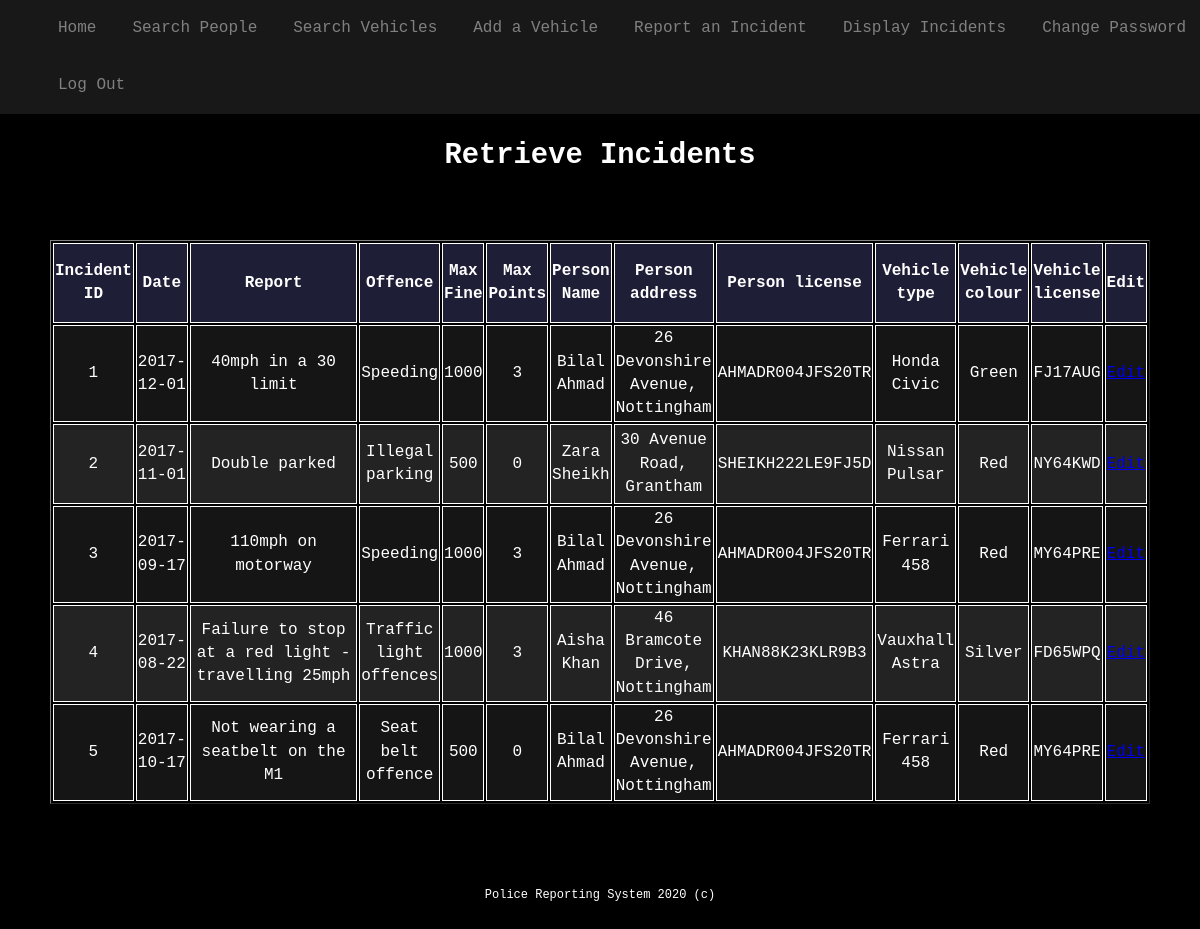
Screenshot of /retrieveIncidents.php (signed in) with the database file from the repository.
### tables this page shows
CREATE TABLE Incident (
  Incident_ID int(11) NOT NULL,
  Vehicle_ID int(11) DEFAULT NULL,
  People_ID int(11) DEFAULT NULL,
  Incident_Date date NOT NULL,
  Incident_Report varchar(500) NOT NULL,
  Offence_ID int(11) DEFAULT NULL
);

CREATE TABLE Offence (
  Offence_ID int(11) NOT NULL,
  Offence_description varchar(50) NOT NULL,
  Offence_maxFine int(11) NOT NULL,
  Offence_maxPoints int(11) NOT NULL
);

CREATE TABLE People (
  People_ID int(11) NOT NULL,
  People_name varchar(50) NOT NULL,
  People_address varchar(50) DEFAULT NULL,
  People_licence varchar(16) DEFAULT NULL
);

CREATE TABLE Vehicle (
  Vehicle_ID int(11) NOT NULL,
  Vehicle_type varchar(20) NOT NULL,
  Vehicle_colour varchar(20) NOT NULL,
  Vehicle_licence varchar(7) DEFAULT NULL
);

### src/retrieveIncidents.php (the view, shortened to what this page needs)
<?php
	include_once('header.php');
?>
<section class="main-content">
		<h2>Retrieve Incidents</h2>
	</section>
	<br>
<?php
	$db = new PDO('mysql:host=localhost;dbname=officer', "root", "");
	$query = "SELECT I.Incident_ID, I.Incident_Date, I.Incident_Report,
			O.Offence_description, O.Offence_maxFine, O.Offence_maxPoints,
			P.People_name, P.People_address, P.People_licence,
			V.Vehicle_type, V.Vehicle_colour, V.Vehicle_licence
			FROM Incident I JOIN People P
			ON I.People_ID = P.People_ID
			JOIN Vehicle V
			ON I.Vehicle_ID = V.Vehicle_ID
			JOIN Offence O
			ON I.Offence_ID = O.Offence_ID";
	$stmt = $db->query($query);
	if (empty($stmt) || $stmt->rowCount() == 0) {
		echo("No incident is found in the system.");
	} else {
?>
	<table border="1">
		<tr>
			<th>Incident ID</th>
			<th>Date</th>
			<th>Report</th>
			<th>Offence</th>
			<th>Max Fine</th>
			<th>Max Points</th>
			<th>Person Name</th>
			<th>Person address</th>
			<th>Person license</th>
			<th>Vehicle type</th>
			<th>Vehicle colour</th>
			<th>Vehicle license</th>
			<th>Edit</th>
		</tr>
<?php
		while ($row = $stmt->fetch(PDO::FETCH_ASSOC)) {
?>
		<tr>
			<td><?=$row['Incident_ID']?></td>
			<td><?=$row['Incident_Date']?></td>
			<td><?=$row['Incident_Report']?></td>
			<td><?=$row['Offence_description']?></td>
			<td><?=$row['Offence_maxFine']?></td>
			<td><?=$row['Offence_maxPoints']?></td>
			<td><?=$row['People_name']?></td>
			<td><?=$row['People_address']?></td>
			<td><?=$row['People_licence']?></td>
			<td><?=$row['Vehicle_type']?></td>
			<td><?=$row['Vehicle_colour']?></td>
			<td><?=$row['Vehicle_licence']?></td>
			<td><a href="editIncident.php?incidentId=<?=$row['Incident_ID']?>">Edit</a></td>
		</tr>
<?php
		}
	}
?>
	</table>
<?php
	include_once('footer.php');
?>

### src/header.php (shortened to what this page needs)
<!DOCTYPE html>
<html lang="en">
	<head>
		<link rel="stylesheet" href="style.css">
	</head>
	<body>
		<header>
		<?php
			include_once('menu.php');
		?>
		</header>

### src/menu.php
<ul class="navbar">
	<li><a href="index.php">Home</a></li>
<?php
	if (!empty($_SESSION['officer'])) {
?>
		<li><a href="lookupPeople.php">Search People</a></li>
		<li><a href="lookupVehicle.php">Search Vehicles</a></li>
		<li><a href="addVehicle.php">Add a Vehicle</a></li>
		<li><a href="report.php">Report an Incident</a></li>
		<li><a href="retrieveIncidents.php">Display Incidents</a></li>
		<li><a href="changePassword.php">Change Password</a></li>
<?php
	}
	else {
?>
		<li><a href="loginOfficer.php">Log In</a></li>
<?php
	}
?>
	<li><a href="logOut.php">Log Out</a></li>
</ul>

### src/footer.php
	<div class="footer">
		Police Reporting System 2020 (c)
	</div>
	</body>
</html>

### src/style.css (style rules this page uses)
body { margin:0; background-color: black; color: white; font-family: "Lucida Console", Monaco, monospace; line-height: 1.45em; }
table { width: 1100px; margin: 0 auto; margin-bottom: 20px; text-align: center; }
th, td { border: 1px solid; }
th { background-color: rgb(30, 30, 55); }
td:nth-child(1) { width: 70px; }
td:nth-child(3) { width: 300px; }
tr:nth-child(even) { background-color: rgb(21, 21, 21); }
tr:nth-child(odd) { background-color: rgb(35, 35, 35); }
tr { height: 80px; }
.navbar { position: fixed; left: 0; top: 0; z-index: 1; margin:0; width: 100%; height: auto; background-color: rgb(24,24,24); box-shadow: 0px 2px 3px rgba(0,0,0,.4); list-style: none; }
.navbar li { float:left; padding: 17px 18px; display: inline-block; text-align: center; }
.navbar a { color: grey; text-decoration: none; }
.main-content { margin-top: 12%; margin-bottom: 4%; margin-left: 10%; margin-right: 10%; text-align: left; font-size: 1.20em; }
.main-content h2 { margin-bottom: 50px; text-align: center; }
.footer { margin-top: 80px; margin-bottom: 120px; text-align: center; font-size: 9pt; }

### rows the page displays
incident: Incident_ID "1", Incident_Date "2017-12-01", Incident_Report "40mph in a 30 limit", Offence_ID.Offence_description "Speeding", Offence_ID.Offence_maxFine "1000", Offence_ID.Offence_maxPoints "3", People_ID.People_name "Bilal Ahmad", People_ID.People_address "26 Devonshire Avenue, Nottingham", People_ID.People_licence "AHMADR004JFS20TR", Vehicle_ID.Vehicle_type "Honda Civic", Vehicle_ID.Vehicle_colour "Green", Vehicle_ID.Vehicle_licence "FJ17AUG"
incident: Incident_ID "2", Incident_Date "2017-11-01", Incident_Report "Double parked", Offence_ID.Offence_description "Illegal parking", Offence_ID.Offence_maxFine "500", Offence_ID.Offence_maxPoints "0", People_ID.People_name "Zara Sheikh", People_ID.People_address "30 Avenue Road, Grantham", People_ID.People_licence "SHEIKH222LE9FJ5D", Vehicle_ID.Vehicle_type "Nissan Pulsar", Vehicle_ID.Vehicle_colour "Red", Vehicle_ID.Vehicle_licence "NY64KWD"
incident: Incident_ID "3", Incident_Date "2017-09-17", Incident_Report "110mph on motorway", Offence_ID.Offence_description "Speeding", Offence_ID.Offence_maxFine "1000", Offence_ID.Offence_maxPoints "3", People_ID.People_name "Bilal Ahmad", People_ID.People_address "26 Devonshire Avenue, Nottingham", People_ID.People_licence "AHMADR004JFS20TR", Vehicle_ID.Vehicle_type "Ferrari 458", Vehicle_ID.Vehicle_colour "Red", Vehicle_ID.Vehicle_licence "MY64PRE"
incident: Incident_ID "4", Incident_Date "2017-08-22", Incident_Report "Failure to stop at a red light - travelling 25mph", Offence_ID.Offence_description "Traffic light offences", Offence_ID.Offence_maxFine "1000", Offence_ID.Offence_maxPoints "3", People_ID.People_name "Aisha Khan", People_ID.People_address "46 Bramcote Drive, Nottingham", People_ID.People_licence "KHAN88K23KLR9B3", Vehicle_ID.Vehicle_type "Vauxhall Astra", Vehicle_ID.Vehicle_colour "Silver", Vehicle_ID.Vehicle_licence "FD65WPQ"
incident: Incident_ID "5", Incident_Date "2017-10-17", Incident_Report "Not wearing a seatbelt on the M1", Offence_ID.Offence_description "Seat belt offence", Offence_ID.Offence_maxFine "500", Offence_ID.Offence_maxPoints "0", People_ID.People_name "Bilal Ahmad", People_ID.People_address "26 Devonshire Avenue, Nottingham", People_ID.People_licence "AHMADR004JFS20TR", Vehicle_ID.Vehicle_type "Ferrari 458", Vehicle_ID.Vehicle_colour "Red", Vehicle_ID.Vehicle_licence "MY64PRE"
